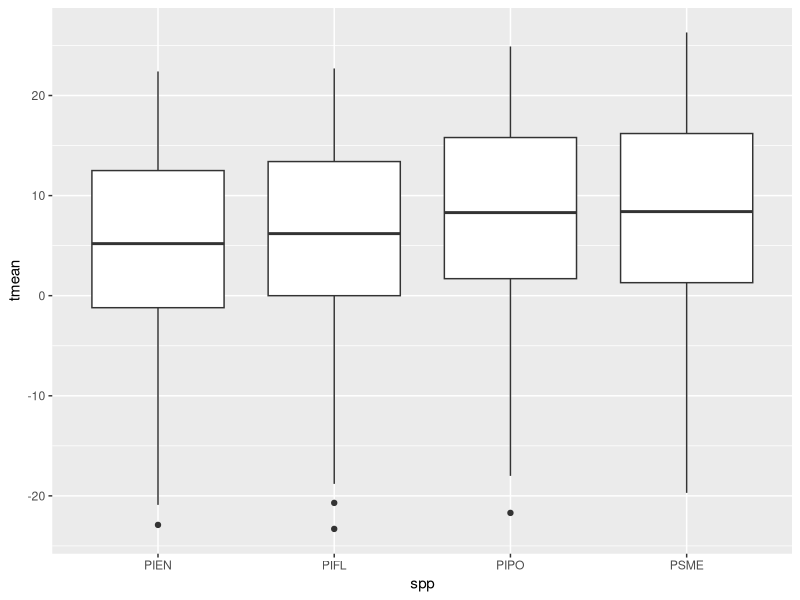
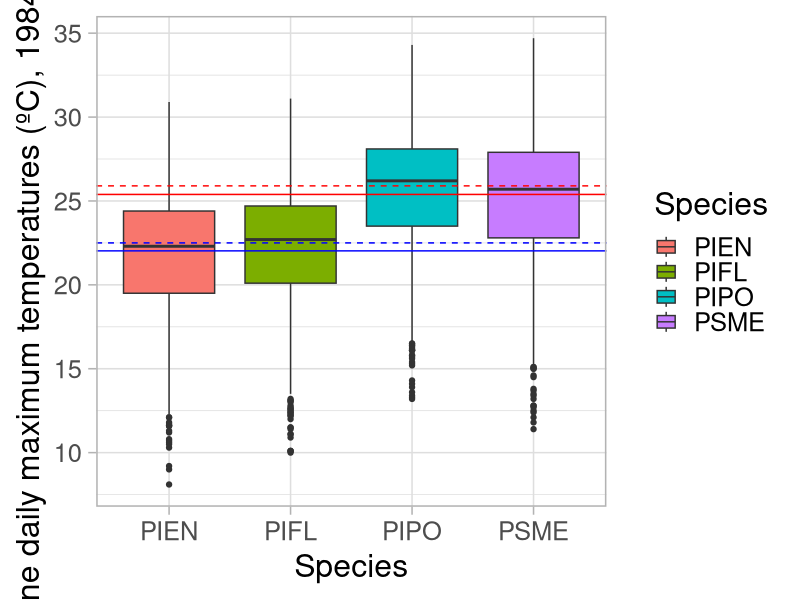
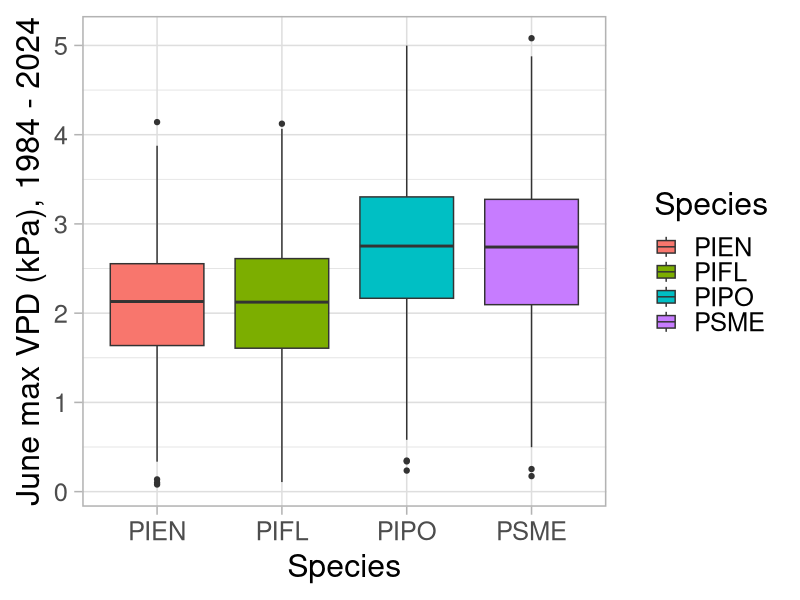
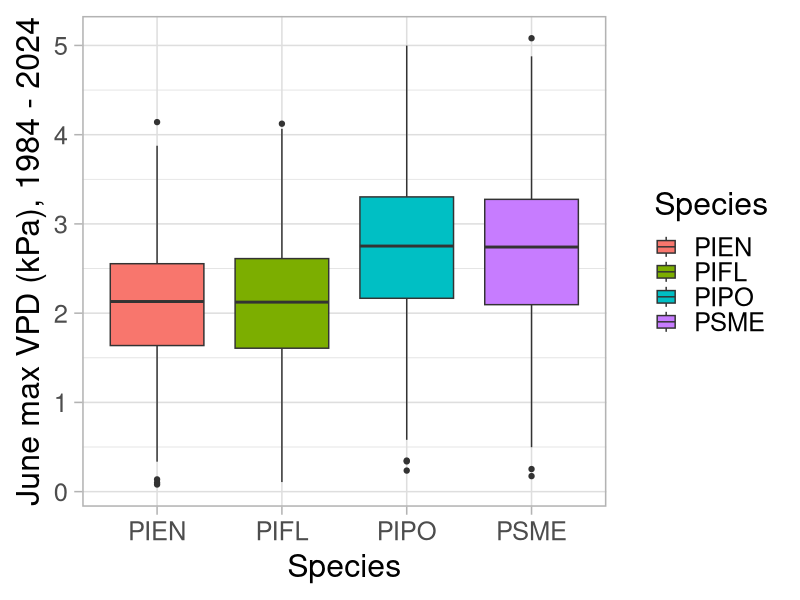
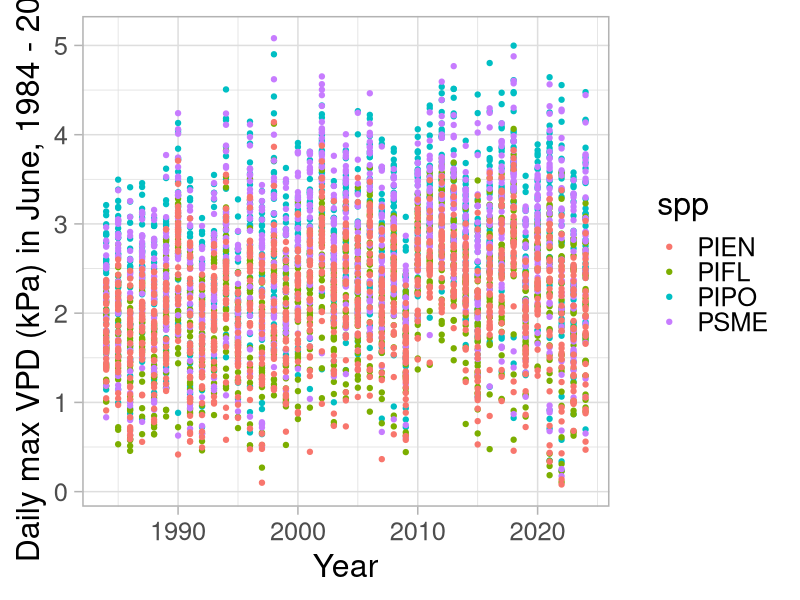
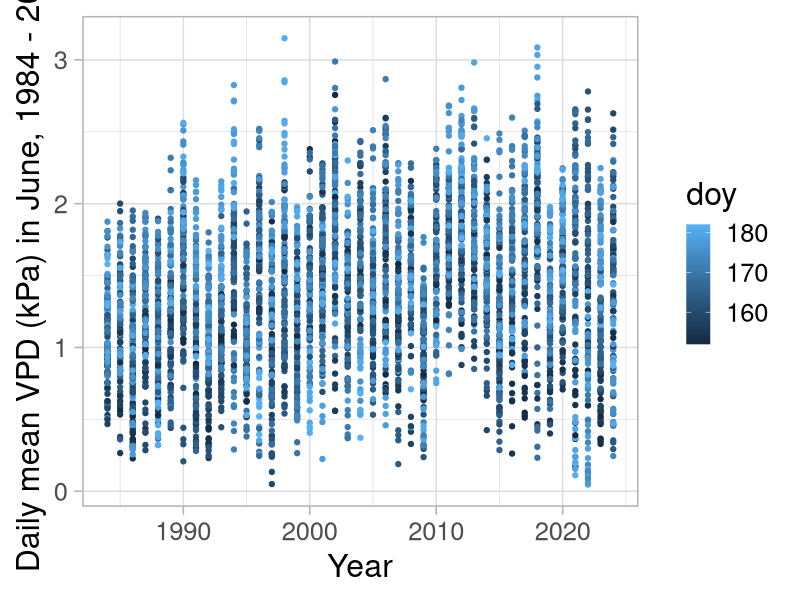
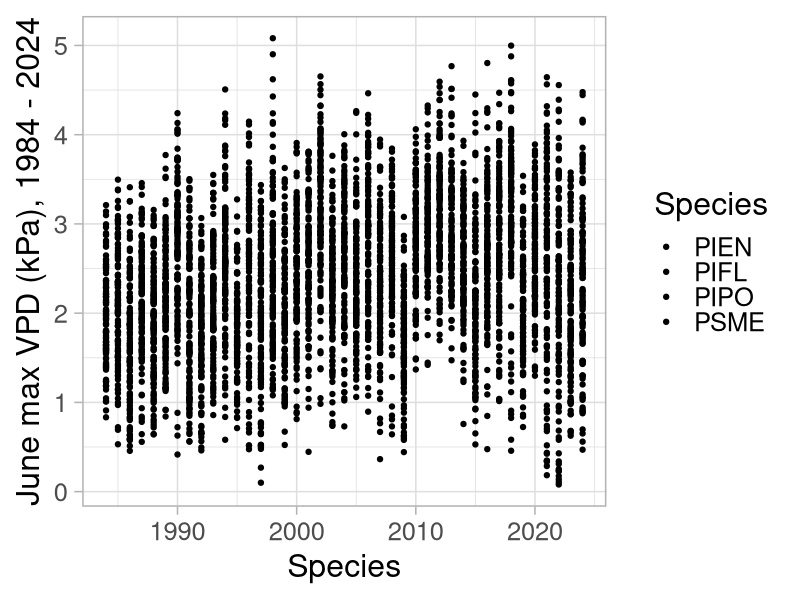
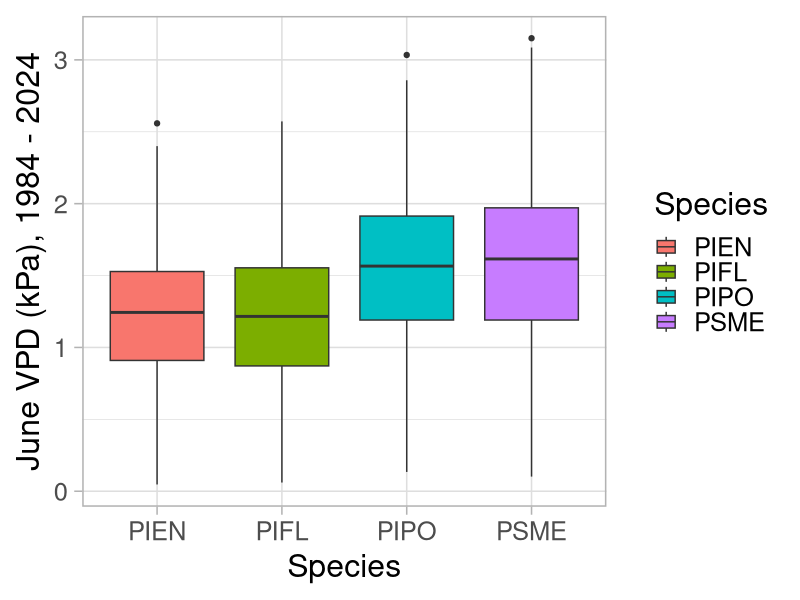

Recreate these plots in R, in order. (Note: this script raises an error after producing the figures.)
library(tidyverse)
options(digits = 10)


# DAILY data acquired from PRISM explorer (https://prism.oregonstate.edu/explorer/) on Thursday, June 19th, 2025
# see acquisition parameters in original CSVs

#Ponderosa Pine (PIPO)
pipo <- read_csv("data/Provenance/PIPO_Daily.csv", skip = 10)
#names(pipo) <- pipo[1,1:4]
#pipo <- pipo[-1,]
pipo$spp <- "PIPO"

#Limber Pine (PIFL)
pifl <- read_csv("data/Provenance/PIFL_Daily.csv", skip = 10)
# # names(pifl) <- pifl[1,1:4]
# pifl <- pifl[-1,]
pifl$spp <- "PIFL"

#Douglas Fir (PSME)
psme <- read_csv("data/Provenance/PSME_Daily.csv", skip = 10)
# names(psme) <- psme[1,1:4]
# psme <- psme[-1,]
psme$spp <- "PSME"

#Engelmann Spruce (PIEN)
pien <- read_csv("data/Provenance/PIEN_Daily.csv", skip = 10)
# names(pien) <- pien[1,1:4]
# pien <- pien[-1,]
pien$spp <- "PIEN"

prov_clim <- rbind(pipo, pifl, psme, pien) %>% 
  mutate(doy = yday(Date),
    year = as.numeric(substr(Date, 1, 4)),
    month = month(Date))
names(prov_clim) <- c("date", "tmin", "tmean", "tmax", "vpdmin", "vpdmax",
                      "spp", "doy", "year", "month")
prov_clim <- prov_clim %>% 
  mutate(vpdmax = vpdmax/10, vpdmin = vpdmin/10) %>% 
  mutate(vpd = (vpdmax+vpdmin)/2)
# prov_clim <- prov_clim %>% 
#   mutate(tmean = as.numeric(tmean))

# avg_clim <- prov_clim %>% 
#   group_by(year) %>% 
#   summarise(temp = mean(tmean))

# let's get some z-scores

ggplot(filter(prov_clim), aes(x = spp, y = tmean))+
  geom_boxplot()

pien6 <- filter(prov_clim, month == 6 & spp == "PIEN")
pifl6 <- filter(prov_clim, month == 6 & spp == "PIFL")
pipo6 <- filter(prov_clim, month == 6 & spp == "PIPO")
psme6 <- filter(prov_clim, month == 6 & spp == "PSME")

# mat <- prov_clim %>% 
#   group_by(spp) %>% 
#   summarise(mat = mean(tmean, na.rm = T))

loel6 <- rbind(pipo6, psme6)
hiel6 <- rbind(pien6, pifl6)

#Max:
ggplot(filter(prov_clim, month == 6))+
  # \geom_boxplot(aes(x = spp, y = tmin, fill = spp), alpha = 0.5)+
  geom_boxplot(aes(x = spp, y = tmax, fill = spp))+
  geom_hline(aes(yintercept = mean(loel6$tmax, na.rm = T)), color = "red")+
  geom_hline(aes(yintercept = mean(hiel6$tmax, na.rm = T)), color = "blue")+
  geom_hline(aes(yintercept = median(loel6$tmax, na.rm = T)), color = "red", linetype = 2)+
  geom_hline(aes(yintercept = median(hiel6$tmax, na.rm = T)), color = "blue", linetype = 2)+
  theme_light(base_size = 23)+
  labs(x = "Species",
       y = "June daily maximum temperatures (ºC), 1984 - 2024", fill = "Species")



# send this to don & dave

ggplot(filter(prov_clim, month == 6))+
  # \geom_boxplot(aes(x = spp, y = tmin, fill = spp), alpha = 0.5)+
  geom_boxplot(aes(x = spp, y = vpdmax, fill = spp))+
  theme_light(base_size = 23)+
  labs(x = "Species",
       y = "June max VPD (kPa), 1984 - 2024", fill = "Species")

ggplot(filter(prov_clim, month == 6))+
  # \geom_boxplot(aes(x = spp, y = tmin, fill = spp), alpha = 0.5)+
  geom_boxplot(aes(x = spp, y = vpdmax, fill = spp))+
  theme_light(base_size = 23)+
  labs(x = "Species",
       y = "June max VPD (kPa), 1984 - 2024", fill = "Species")

ggplot(filter(prov_clim, month == 6))+
  # \geom_boxplot(aes(x = spp, y = tmin, fill = spp), alpha = 0.5)+
  geom_point(aes(x = year, y = vpdmax, color = spp))+
  theme_light(base_size = 23)+
  labs(x = "Year", y = "Daily max VPD (kPa) in June, 1984 - 2024")

ggplot(filter(prov_clim, month == 6))+
  # \geom_boxplot(aes(x = spp, y = tmin, fill = spp), alpha = 0.5)+
  geom_point(aes(x = year, y = vpd, color = doy))+
  theme_light(base_size = 23)+
  labs(x = "Year", y = "Daily mean VPD (kPa) in June, 1984 - 2024")




ggplot(filter(prov_clim, month == 6))+
  # \geom_boxplot(aes(x = spp, y = tmin, fill = spp), alpha = 0.5)+
  geom_point(aes(x = year, y = vpdmax, fill = spp))+
  theme_light(base_size = 23)+
  labs(x = "Species",
       y = "June max VPD (kPa), 1984 - 2024", fill = "Species")

ggplot(filter(prov_clim, month == 6))+
  geom_boxplot(aes(x = spp, y = vpd, fill = spp))+
  theme_light(base_size = 23)+
  labs(x = "Species",
       y = "June VPD (kPa), 1984 - 2024", fill = "Species")

ggplot(filter(prov_clim, month == 6))+
  # \geom_boxplot(aes(x = spp, y = tmin, fill = spp), alpha = 0.5)+
  geom_boxplot(aes(x = spp, y = vpdmin, fill = spp))+
  theme_light(base_size = 23)+
  labs(x = "Species",
       y = "June min VPD (kPa), 1984 - 2024", fill = "Species")

#Min:
ggplot(filter(prov_clim, month == 6))+
  # \geom_boxplot(aes(x = spp, y = tmin, fill = spp), alpha = 0.5)+
  geom_boxplot(aes(x = spp, y = tmin, fill = spp))+
  geom_hline(aes(yintercept = mean(loel6$tmin, na.rm = T)), color = "red")+
  geom_hline(aes(yintercept = mean(hiel6$tmin, na.rm = T)), color = "blue")+
  geom_hline(aes(yintercept = median(loel6$tmin, na.rm = T)), color = "red", linetype = 2)+
  geom_hline(aes(yintercept = median(hiel6$tmin, na.rm = T)), color = "blue", linetype = 2)+
  theme_light(base_size = 23)+
  labs(x = "Species",
    y = "June daily minimum temperatures (ºC), 1984 - 2024", fill = "Species")


# PIPO & PSME
mean(loel6$tmax, na.rm = T) # 25.39 (25)
median(loel6$tmax, na.rm = T) # 25.39 (25)
mean(loel6$tmin, na.rm = T) # 9.15 (9)
median(loel6$tmin, na.rm = T) # 9.15 (9)

# PIEN & PIFL
mean(hiel6$tmax, na.rm = T) # 22.03 (32)
median(hiel6$tmax, na.rm = T) # 23 (25)
mean(hiel6$tmin, na.rm = T) # 6.79 (17)
median(hiel6$tmin, na.rm = T) # 9.15 (9)






june_min_mean <- prov_clim %>% 
  filter(month == 6) %>% 
  group_by(spp) %>% 
  summarise(tmin_mean = mean(tmin))
june_min_median <- prov_clim %>% 
  filter(month == 6) %>% 
  group_by(spp) %>% 
  summarise(tmin_med = median(tmin))

# ggplot()+
#   geom_point(data = june_min_mean, aes(x = spp, y = tmin_mean))+
#   geom_point(data = june_min_median, aes(x = spp, y = tmin_med))


prov_z_june <- prov_clim %>% 
  group_by(spp) %>% 
  filter(month == 6) %>% 
  summarise(tmax_mean = mean(tmax, na.rm = T), tmax_sd = sd(tmax, na.rm = T),
            n = n()) %>% 
  ungroup() %>% 
  mutate(tmax_lo = tmax_mean - 2*tmax_sd,
         tmax_hi = tmax_mean + 2*tmax_sd,
         tmax_se = tmax_sd/sqrt(n))

ggplot(prov_z_june, aes(x = spp, y = tmax_mean))+
  geom_point()+
  geom_errorbar(aes(ymin = tmax_mean - tmax_sd, ymax = tmax_mean + tmax_sd), width = 0.2)+
  geom_errorbar(aes(ymin = tmax_mean - 2*tmax_se, ymax = tmax_mean + 2*tmax_se), width = 0.2, color = "orange")+
  geom_hline(yintercept = mean(prov_z_june$tmax_mean), color = "blue")+
  labs(x = "Species", y = "Mean max daily temp in June (ºC) ± SD (± 2 SE)")+
  theme_light(base_size = 26)

mean(prov_z_june$tmax_mean)

TukeyHSD(aov(tmax ~ spp, data = filter(prov_clim, month == 6)), conf.level = 0.95, na.rm = T)


ggplot(prov_clim, aes(x = doy, y = tmax))+
  geom_point(aes(group = year, color = spp), alpha = 0.2)+
  geom_smooth(aes(group = spp, color = spp))+
  geom_vline(xintercept = 126)
ggplot(prov_clim, aes(x = doy, y = vpdmax))+
  geom_point(aes(group = year, color = spp), alpha = 0.2)+
  geom_smooth(aes(group = spp, color = spp))

prov_clim_z <- prov_clim %>% 
  filter(month == 6) %>% 
  full_join(prov_z_june, by = join_by(spp)) %>% 
  mutate(tmax_z = (tmax - tmax_mean)/tmax_sd) %>% 
  select(spp, date, year, doy, tmax_z)

ggplot(prov_clim_z, aes(x = doy, y = tmax_z, group = interaction(spp, year)))+
  geom_line(aes(color = spp), alpha = 0.1)


prov_doy_stats <- prov_clim %>% 
  group_by(spp, doy) %>% 
  summarise(tmax_mean = mean(tmax, na.rm = T), tmax_sd = sd(tmax, na.rm = T))

ggplot(na.omit(prov_doy_stats), aes(x = doy, y = tmax_mean, color = spp))+
  geom_ribbon(aes(ymin = tmax_mean - tmax_sd, ymax = tmax_mean + tmax_sd, fill = spp),
              alpha = 0.3)+
  geom_line(linewidth = 1.5)

# ggplot(prov_clim, aes(x = spp, y = tmax))+
#   geom_boxplot(aes(fill = spp))+
#   geom_hline(yintercept = mean(prov_clim$tmax), color = "red", linetype = 2)+
#   labs(x = "Species", y = "Max June Temp (ºC): 1980 - 2024",
#        fill = "Species")+
#   theme_light(base_size = 20)

ggplot(prov_clim, aes(x = spp, y = tmax))+
  geom_boxplot(aes(fill = spp))+
  geom_hline(yintercept = mean(prov_clim$tmax), color = "red", linetype = 2)+
  labs(x = "Species", y = "Max Daily Temp (ºC): 1984 - 2024",
       fill = "Species")+
  theme_light(base_size = 20)

ggplot(filter(prov_clim, month(date) == 6), aes(x = spp, y = tmax))+
  geom_boxplot(aes(fill = spp))+
  geom_hline(yintercept = mean(filter(prov_clim, month(date) == 6)$tmax), color = "red", linetype = 2)+
  labs(x = "Species", y = "Max Daily Temp in June (ºC): 1984 - 2024",
       fill = "Species")+
  theme_light(base_size = 20)

ggplot(filter(prov_clim, month %in% c(6)), aes(x = tmax))+
  geom_density(aes(color = spp), alpha = 0.4)+
  geom_vline(xintercept = median(filter(prov_clim, month == 6 & spp == "PIEN")$tmax), color = "red", linetype = 2)+
  geom_vline(xintercept = median(filter(prov_clim, month == 6 & spp == "PIFL")$tmax), color = "green4", linetype = 2)+
  geom_vline(xintercept = median(filter(prov_clim, month == 6 & spp == "PIPO")$tmax), color = "turquoise2", linetype = 2)+
  geom_vline(xintercept = median(filter(prov_clim, month == 6 & spp == "PSME")$tmax), color = "purple", linetype = 2)+
  labs(x = "Max Daily Temp (ºC): 1984 - 2024",
       color = "Species")+
  theme_light(base_size = 20)

ggplot(prov_clim, aes(x = tmax))+
  geom_histogram(aes(fill = spp), alpha = 0.4, binwidth = 0.5)+
  #geom_vline(yintercept = mean(prov_clim$tmax), color = "red", linetype = 2)+
  labs(x = "Max Daily Temp (ºC): 1984 - 2024",
       fill = "Species")+
  theme_light(base_size = 20)

mean(prov_clim$tmax)


ggplot(avg_clim, aes(x = year, y = temp))+
  geom_point()+
  geom_line()+
  geom_smooth(method = "lm")
